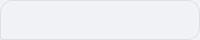
<?xml version="1.0" encoding="UTF-8"?>
<ui version="4.0">
 <class>inMessage</class>
 <widget class="QWidget" name="inMessage">
  <property name="geometry">
   <rect>
    <x>0</x>
    <y>0</y>
    <width>200</width>
    <height>40</height>
   </rect>
  </property>
  <property name="maximumSize">
   <size>
    <width>200</width>
    <height>40</height>
   </size>
  </property>
  <property name="windowTitle">
   <string>Form</string>
  </property>
  <property name="styleSheet">
   <string notr="true">/* Пузырь входящего сообщения */
QWidget#inMessage {
    background-color: #f0f2f5;
    border: 1px solid #dcdfe6;
    border-radius: 12px;
    border-bottom-left-radius: 2px;
}

/* Текст внутри сообщения */
QWidget#inMessage QLabel {
    background-color: transparent;
    color: #212121;
    font-size: 13px;
    padding: 6px 10px;
}
</string>
  </property>
 </widget>
 <resources/>
 <connections/>
</ui>
